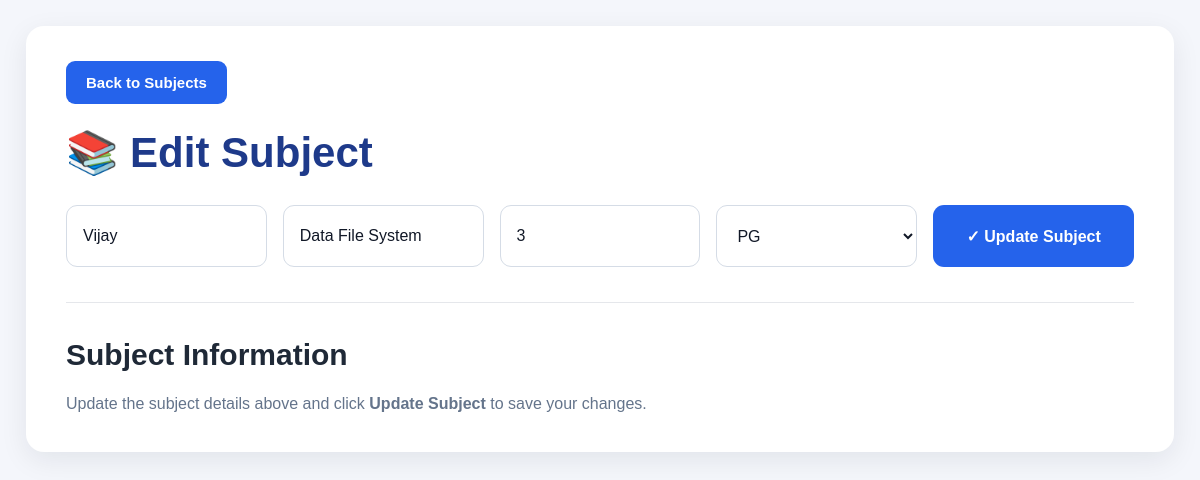
Screenshot of /edit_subject/18 with the database file from the repository.
### tables this page shows
CREATE TABLE subjects (
            id INTEGER PRIMARY KEY AUTOINCREMENT,
            student_name TEXT,
            subject_name TEXT NOT NULL,
            subject_code TEXT,
            course_type TEXT DEFAULT 'UG'
        );

### app.py (the view, shortened to what this page needs)
@app.route("/edit_subject/<int:id>", methods=["GET", "POST"])
def edit_subject(id):
    conn = get_db()
    subject = conn.execute(
        "SELECT * FROM subjects WHERE id=?", (id,)
    ).fetchone()
    students_data = conn.execute("""
        SELECT * FROM students ORDER BY name
    """).fetchall()
    conn.close()
    if subject is None:
        return "Subject not found", 404
    return render_template(
        "edit_subject.html",
        subject=subject,
        students=students_data
    )

### app.py (called while the page is built)
def get_db():
    conn = sqlite3.connect(DB_PATH)
    conn.row_factory = sqlite3.Row
    return conn

### templates/edit_subject.html (shortened to what this page needs)
<!DOCTYPE html>
<html lang="en">
<head>
    <link rel="stylesheet"
          href="{{ url_for('static', filename='style.css') }}">
</head>
<body>
<div class="container">
    <a href="{{ url_for('subjects') }}" class="back-btn">
        Back to Subjects
    </a>
    <h1>📚 Edit Subject</h1>
    <form method="POST">
        <div class="form-grid">
            <input type="text"
                   name="student_name"
                   placeholder="Student Name"
                   value="{{ subject[1] }}"
                   required>
            <input type="text"
                   name="subject_name"
                   placeholder="Subject Name"
                   value="{{ subject[2] }}"
                   required>
            <input type="text"
                   name="subject_code"
                   placeholder="Subject Code"
                   value="{{ subject[3] }}"
                   required>
            <select name="course_type" required>
                <option value="PG"
                    {% if subject[4] == 'PG' %}selected{% endif %}>
                    PG
                </option>
            </select>
            <button type="submit">✓ Update Subject</button>
        </div>
    </form>
    <hr>
    <h2>Subject Information</h2>
    <p class="description">
        Update the subject details above and click
        <strong>Update Subject</strong> to save your changes.
    </p>
</div>
</body>
</html>

### static/style.css (style rules this page uses)
* { margin:0; padding:0; box-sizing:border-box; }
body { font-family:'Segoe UI',sans-serif; background:#f4f6f9; padding:25px; }
.container { background:#fff; padding:35px; border-radius:15px; box-shadow:0 4px 12px rgba(0,0,0,0.08); }
h1 { color:#1e3a8a; font-size:42px; font-weight:700; margin-bottom:30px; }
h2 { font-size:32px; margin:30px 0 20px; }
form { display:flex; flex-wrap:wrap; gap:15px; align-items:center; margin-bottom:25px; }
input, select { width:280px; height:50px; padding:0 15px; border:1px solid #d1d5db; border-radius:8px; font-size:16px; }
button { background:#2563eb; color:#fff; border:none; height:50px; padding:0 25px; border-radius:8px; font-size:16px; cursor:pointer; }
hr { margin:25px 0; border:none; border-top:1px solid #ddd; }
.back-btn { display:inline-block; margin-bottom:20px; padding:10px 18px; background:#2563eb; color:white; text-decoration:none; border-radius:6px; font-weight:600; }
.back-btn { display: inline-block; background: #2563eb; color: white; padding: 12px 20px; border-radius: 8px; text-decoration: none; font-size: 15px; font-weight: 600; margin-bottom: 20px; transition: background 0.3s ease; }

### templates/edit_subject.html (style rules this page uses)
* { box-sizing: border-box; }
body { margin: 0; padding: 26px; background: #f4f6fb; font-family: Arial, sans-serif; color: #1f2937; }
.container { max-width: 1500px; margin: auto; padding: 35px 40px; background: #ffffff; border-radius: 18px; box-shadow: 0 8px 28px rgba(15, 23, 42, 0.08); }
.back-btn { display: inline-block; margin-bottom: 24px; padding: 13px 20px; border-radius: 9px; background: #2563eb; color: #ffffff; text-decoration: none; font-weight: bold; transition: background 0.2s; }
h1 { margin: 0 0 28px; color: #1e3a8a; font-size: 42px; }
.form-grid { display: grid; grid-template-columns: repeat(5, minmax(0, 1fr)); gap: 16px; align-items: center; }
input, select, button { width: 100%; min-width: 0; min-height: 62px; padding: 15px 16px; border: 1px solid #d5dce6; border-radius: 11px; font-size: 16px; }
input, select { background: #ffffff; color: #111827; }
button { background: #2563eb; color: white; border: none; cursor: pointer; font-weight: bold; transition: background 0.2s; }
hr { border: 0; border-top: 1px solid #e5e7eb; margin: 35px 0; }
h2 { margin: 0 0 18px; color: #1f2937; font-size: 30px; }
.description { margin: 0; color: #64748b; font-size: 16px; line-height: 1.7; }

### rows the page displays
subjects: student_name "Vijay", subject_name "Data File System", subject_code "3", course_type "PG"
